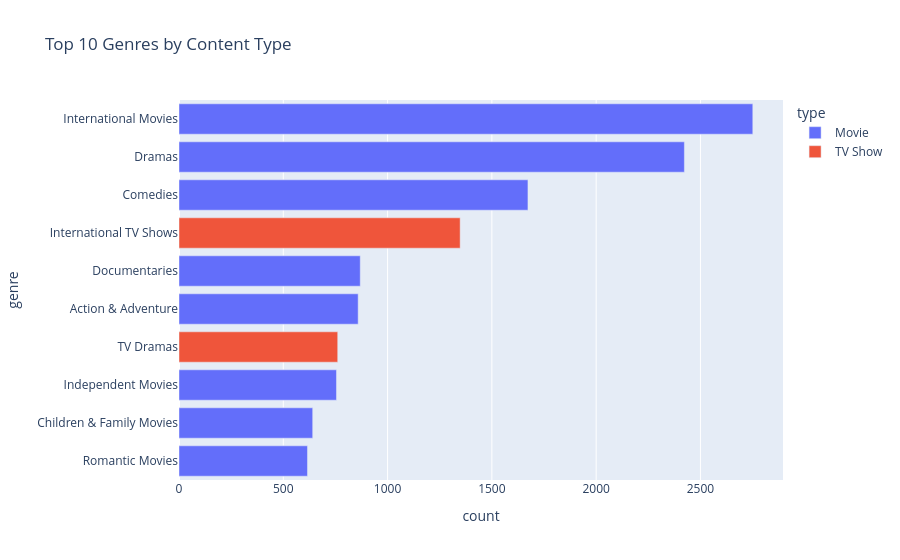

Write notebook code for a chart like this one.
### Code cell
import pandas as pd
import matplotlib.pyplot as plt
import seaborn as sns
import plotly.express as px

df = pd.read_csv("netflix_cleaned.csv", parse_dates=["date_added"])

rating_group = {"TV-Y": "Kids", "TV-Y7": "Kids", "TV-Y7-FV": "Kids", "TV-G": "Kids", "G": "Kids",
                "TV-PG": "Older Kids", "PG": "Older Kids",
                "TV-14": "Teens", "PG-13": "Teens",
                "TV-MA": "Adults", "R": "Adults", "NC-17": "Adults",
                "NR": "Not Rated", "UR": "Not Rated"}
df["audience"] = df["rating"].map(rating_group)

g = df.assign(genre=df["listed_in"].str.split(", ")).explode("genre").reset_index(drop=True)
gen = g["genre"].value_counts()
top = gen.head(10).index
sub = g[g["genre"].isin(top)]
h = pd.crosstab(sub["genre"], sub["audience"], normalize="index") * 100
h = h.reindex(columns=["Kids", "Older Kids", "Teens", "Adults", "Not Rated"], fill_value=0)

gt = sub.groupby(["genre", "type"]).size().reset_index(name="count")
fig1 = px.bar(gt, x="count", y="genre", color="type", orientation="h",
              title="Top 10 Genres by Content Type")
fig1.update_layout(yaxis={"categoryorder": "total ascending"})
fig1.show()

### Figure 1 — Plotly figure (JSON) as saved in the notebook; plotly's stock layout.template omitted (floating-point values rounded to 4 significant figures)
{"data": [{"hovertemplate": "type=Movie<br>count=%{x}<br>genre=%{y}<extra></extra>", "legendgroup": "Movie", "marker": {"color": "#636efa", "pattern": {"shape": ""}}, "name": "Movie", "orientation": "h", "showlegend": true, "textposition": "auto", "type": "bar", "x": [859, 641, 1673, 869, 2423, 755, 2751, 616], "xaxis": "x", "y": ["Action & Adventure", "Children & Family Movies", "Comedies", "Documentaries", "Dramas", "Independent Movies", "International Movies", "Romantic Movies"], "yaxis": "y"}, {"hovertemplate": "type=TV Show<br>count=%{x}<br>genre=%{y}<extra></extra>", "legendgroup": "TV Show", "marker": {"color": "#EF553B", "pattern": {"shape": ""}}, "name": "TV Show", "orientation": "h", "showlegend": true, "textposition": "auto", "type": "bar", "x": [1348, 761], "xaxis": "x", "y": ["International TV Shows", "TV Dramas"], "yaxis": "y"}], "layout": {"barmode": "relative", "legend": {"title": {"text": "type"}, "tracegroupgap": 0}, "title": {"text": "Top 10 Genres by Content Type"}, "xaxis": {"anchor": "y", "domain": [0, 1], "title": {"text": "count"}}, "yaxis": {"anchor": "x", "categoryorder": "total ascending", "domain": [0, 1], "title": {"text": "genre"}}}}
